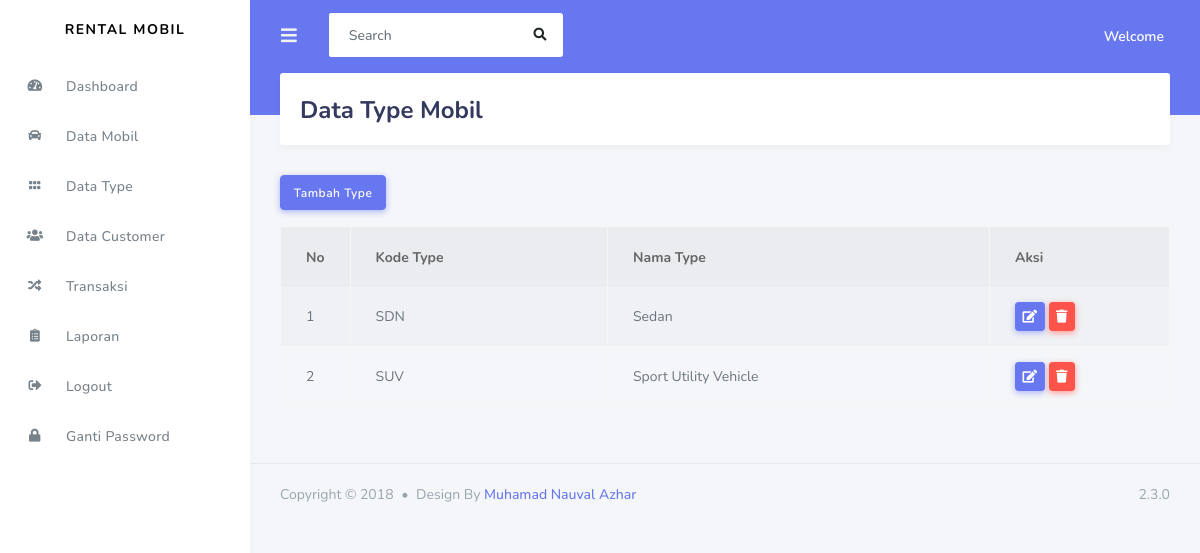
Screenshot of /index.php/admin/data_type with the database file from the repository.
### tables this page shows
CREATE TABLE `type` (
  `id_type` int(11) NOT NULL,
  `kode_type` varchar(10) NOT NULL,
  `nama_type` varchar(50) NOT NULL
);

### application/controllers/admin/data_type.php (called while the page is built, shortened)
<?php
    class data_type extends CI_Controller
    {
        public function index()
        {
            $data['type'] = $this->rental_model->get_data('type')->result();
            $this->load->view('templates_admin/header');
            $this->load->view('templates_admin/sidebar');
            $this->load->view('admin/data_type',$data);
            $this->load->view('templates_admin/footer');
        }
    }
?>

### index.php (called while the page is built, shortened)
<?php
require_once BASEPATH.'core/CodeIgniter.php';

### application/models/rental_model.php (called while the page is built, shortened)
<?php
class rental_model extends CI_model
{
    public function get_data($table)
    {
        return $this->db->get($table);
    }
}
?>

### application/views/admin/data_type.php (the view, shortened to what this page needs)
<div class="main-content">
    <div class="section">
        <div class="section-header">
            <h1>Data Type Mobil</h1>
        </div>
    </div>
    <a class="btn btn-primary mb-3" href="<?php echo base_url('admin/data_type/tambah_type') ?>">Tambah Type</a>
    <table class="table table-bordered table-striped table-hover">
        <thead>
            <tr>
                <th width="20px">No</th>
                <th>Kode Type</th>
                <th>Nama Type</th>
                <th width="180px">Aksi</th>
            </tr>
        </thead>
        <tbody>
            <?php
            $no = 1;
            foreach ($type as $tp) : ?>
                <tr>
                    <td><?php echo $no++ ?></td>
                    <td><?php echo $tp->kode_type ?></td>
                    <td><?php echo $tp->nama_type ?></td>
                    <td>
                        <a class="btn btn-sm btn-primary" href="<?php echo base_url('admin/data_type/update_type/'.$tp->id_type) ?>"><i class="fas fa-edit"></i></a>
                        <a class="btn btn-sm btn-danger" href="<?php echo base_url('admin/data_type/delete_type/'.$tp->id_type) ?>"><i class="fas fa-trash"></i></a>
                    </td>
                </tr>
            <?php endforeach; ?>
        </tbody>
    </table>
</div>

### rows the page displays
type: kode_type "SDN", nama_type "Sedan"
type: kode_type "SUV", nama_type "Sport Utility Vehicle"
